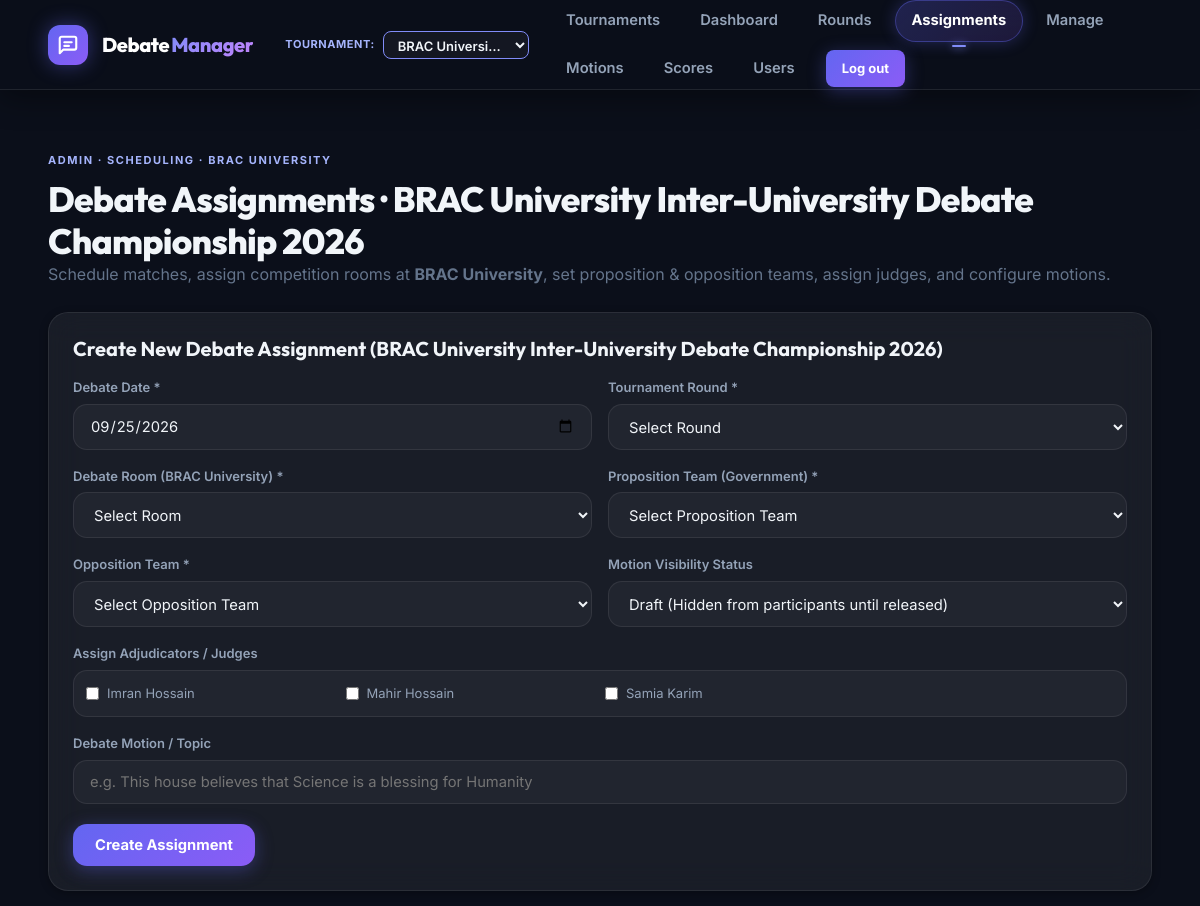
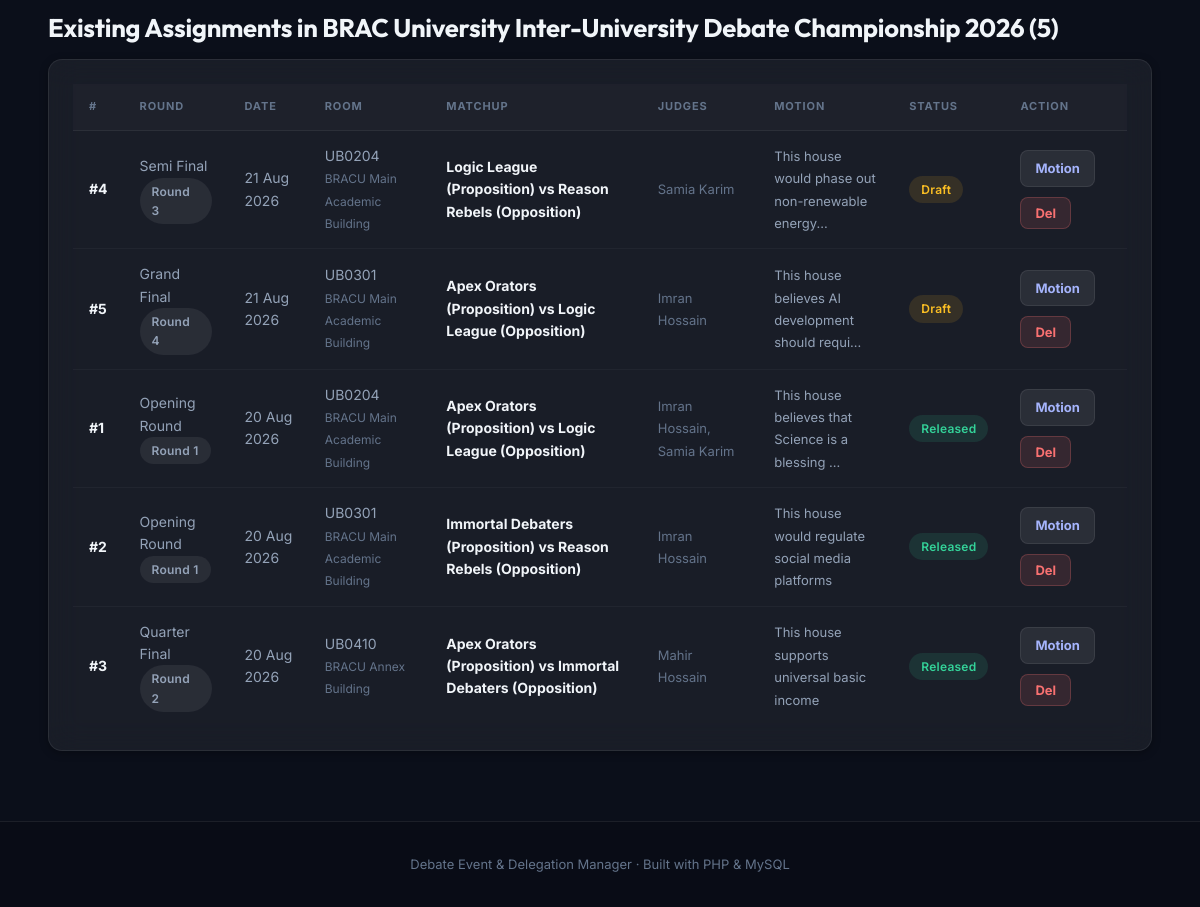
/admin/assignments.php (signed in), run on the app's committed database (2 pictures, top to bottom).
### tables this page shows
CREATE TABLE competition (
  competition_id INT AUTO_INCREMENT PRIMARY KEY,
  name VARCHAR(200) NOT NULL,
  description TEXT NULL,
  host_inst_id INT NOT NULL,
  start_date DATE NULL,
  end_date DATE NULL,
  status ENUM('upcoming','active','completed') NOT NULL DEFAULT 'active',
  created_at TIMESTAMP DEFAULT CURRENT_TIMESTAMP,
  CONSTRAINT fk_comp_institution FOREIGN KEY(host_inst_id) REFERENCES institution(inst_id) ON DELETE RESTRICT
);

CREATE TABLE institution (
  inst_id INT AUTO_INCREMENT PRIMARY KEY,
  name VARCHAR(120) NOT NULL,
  type VARCHAR(80) NOT NULL
);

CREATE TABLE judge (
  participant_id INT PRIMARY KEY,
  judge_experience VARCHAR(100),
  CONSTRAINT fk_judge_participant FOREIGN KEY(participant_id) REFERENCES participant(participant_id) ON DELETE CASCADE
);

CREATE TABLE participant (
  participant_id INT AUTO_INCREMENT PRIMARY KEY,
  email VARCHAR(160) NOT NULL UNIQUE,
  name VARCHAR(120) NOT NULL,
  phone VARCHAR(40),
  age INT,
  skill_level VARCHAR(50),
  inst_id INT NULL,
  CONSTRAINT fk_participant_inst FOREIGN KEY(inst_id) REFERENCES institution(inst_id) ON DELETE SET NULL
);

CREATE TABLE debate_assignment (
  assignment_id INT AUTO_INCREMENT PRIMARY KEY,
  date DATE NOT NULL,
  room_id INT NOT NULL,
  round_id INT NOT NULL,
  motion TEXT NULL,
  motion_status ENUM('draft','released') NOT NULL DEFAULT 'draft',
  CONSTRAINT fk_assignment_room FOREIGN KEY(room_id) REFERENCES room(room_id) ON DELETE RESTRICT,
  CONSTRAINT fk_assignment_round FOREIGN KEY(round_id) REFERENCES debate_round(round_id) ON DELETE CASCADE
);

CREATE TABLE debate_round (
  round_id INT AUTO_INCREMENT PRIMARY KEY,
  competition_id INT NOT NULL,
  round_name VARCHAR(120) NOT NULL,
  round_num INT NOT NULL,
  start_time DATETIME NOT NULL,
  CONSTRAINT fk_round_comp FOREIGN KEY(competition_id) REFERENCES competition(competition_id) ON DELETE CASCADE
);

CREATE TABLE room (
  room_id INT AUTO_INCREMENT PRIMARY KEY,
  competition_id INT NOT NULL,
  number VARCHAR(30) NOT NULL,
  building VARCHAR(120) NOT NULL,
  CONSTRAINT fk_room_comp FOREIGN KEY(competition_id) REFERENCES competition(competition_id) ON DELETE CASCADE
);

### config/bootstrap.php (called while the page is built, shortened)
<?php
require_once __DIR__ . '/database.php';
function e(?string $v): string {
    return htmlspecialchars((string)$v, ENT_QUOTES, 'UTF-8');
}
function q(string $sql, array $params = []): array {
    $s = db()->prepare($sql);
    $s->execute($params);
    return $s->fetchAll();
}
function one(string $sql, array $params = []): ?array {
    $s = db()->prepare($sql);
    $s->execute($params);
    $r = $s->fetch();
    return $r ?: null;
}
function get_competition(int $id): ?array {
    return one('SELECT c.*, i.name AS host_name, i.type AS host_type
                FROM competition c
                JOIN institution i ON i.inst_id = c.host_inst_id
                WHERE c.competition_id = ?', [$id]);
}
function current_competition_id(): int {
    if (!empty($_SESSION['admin_competition_id'])) {
        $cid = (int)$_SESSION['admin_competition_id'];
        if (get_competition($cid)) {
            return $cid;
        }
    }
    $first = one('SELECT competition_id FROM competition ORDER BY status="active" DESC, competition_id ASC LIMIT 1');
    $id = (int)($first['competition_id'] ?? 1);
    return $id;
}
function current_competition(): ?array {
    return get_competition(current_competition_id());
}

### config/database.php (called while the page is built, shortened)
<?php
function db(): PDO {
    static $pdo = null;
    if ($pdo === null) {
        $dsn = 'mysql:host=' . DB_HOST . ';dbname=' . DB_NAME . ';charset=utf8mb4';
        $pdo = new PDO($dsn, DB_USER, DB_PASS, [
            PDO::ATTR_ERRMODE => PDO::ERRMODE_EXCEPTION,
            PDO::ATTR_DEFAULT_FETCH_MODE => PDO::FETCH_ASSOC,
            PDO::ATTR_EMULATE_PREPARES => false,
        ]);
    }
    return $pdo;
}

### admin/assignments.php (the view, shortened to what this page needs)
<?php
require_once '../config/bootstrap.php';
$cid  = current_competition_id();
$comp = current_competition();
$judges = q("SELECT j.participant_id, p.name FROM judge j JOIN participant p ON p.participant_id = j.participant_id ORDER BY p.name ASC");
$existingAssignments = q('SELECT a.assignment_id, a.date, a.motion, a.motion_status,
                          r.round_name, r.round_num,
                          ro.number AS room_number, ro.building,
                          GROUP_CONCAT(DISTINCT CONCAT(t.team_name, " (", pi.side, ")") ORDER BY pi.side SEPARATOR " vs ") AS matchup,
                          GROUP_CONCAT(DISTINCT jp.name ORDER BY jp.name SEPARATOR ", ") AS judge_names
                          FROM debate_assignment a
                          JOIN debate_round r ON r.round_id = a.round_id
                          JOIN room ro ON ro.room_id = a.room_id
                          LEFT JOIN participates_in pi ON pi.assignment_id = a.assignment_id
                          LEFT JOIN team t ON t.team_id = pi.team_id
                          LEFT JOIN assignment_judge aj ON aj.assignment_id = a.assignment_id
                          LEFT JOIN participant jp ON jp.participant_id = aj.participant_id
                          WHERE r.competition_id = ?
                          GROUP BY a.assignment_id
                          ORDER BY a.date DESC, r.round_num ASC, a.assignment_id ASC', [$cid]);
include '../partials/header.php';
?>
<div class="section-head">
  <div>
    <span class="kicker">Admin &middot; Scheduling &middot; <?= e($comp['host_name'] ?? '') ?></span>
    <h1>Debate Assignments &middot; <?= e($comp['name'] ?? '') ?></h1>
    <p class="muted">Schedule matches, assign competition rooms at <strong><?= e($comp['host_name'] ?? 'University') ?></strong>, set proposition &amp; opposition teams, assign judges, and configure motions.</p>
  </div>
</div>
<div class="card">
  <h3>Create New Debate Assignment (<?= e($comp['name'] ?? '') ?>)</h3>
  <form method="post" action="assignments.php" style="margin-top: 16px;">
    <div class="form-grid">
      <div class="form-row">
        <label for="date">Debate Date *</label>
        <input type="date" id="date" name="date" required value="<?= date('Y-m-d') ?>">
      </div>
      <div class="form-row">
        <label for="round_id">Tournament Round *</label>
        <select id="round_id" name="round_id" required>
          <option value="">Select Round</option>
        </select>
      </div>
      <div class="form-row">
        <label for="room_id">Debate Room (<?= e($comp['host_name'] ?? 'Venue') ?>) *</label>
        <select id="room_id" name="room_id" required>
          <option value="">Select Room</option>
        </select>
      </div>
      <div class="form-row">
        <label for="prop_team">Proposition Team (Government) *</label>
        <select id="prop_team" name="prop_team" required>
          <option value="">Select Proposition Team</option>
        </select>
      </div>
      <div class="form-row">
        <label for="opp_team">Opposition Team *</label>
        <select id="opp_team" name="opp_team" required>
          <option value="">Select Opposition Team</option>
        </select>
      </div>
      <div class="form-row">
        <label for="motion_status">Motion Visibility Status</label>
        <select id="motion_status" name="motion_status">
          <option value="draft">Draft (Hidden from participants until released)</option>
        </select>
      </div>
      <div class="form-row full">
        <label>Assign Adjudicators / Judges</label>
        <div style="display: grid; grid-template-columns: repeat(auto-fill, minmax(200px, 1fr)); gap: 10px; padding: 12px; background: var(--bg-surface); border: 1px solid var(--glass-border); border-radius: var(--radius-md);">
          <?php foreach ($judges as $j): ?>
            <label style="font-weight: normal; cursor: pointer; display: flex; align-items: center; gap: 8px;">
              <input type="checkbox" name="judges[]" value="<?= e($j['participant_id']) ?>">
              <span><?= e($j['name']) ?></span>
            </label>
          <?php endforeach; ?>
        </div>
      </div>
      <div class="form-row full">
        <label for="motion">Debate Motion / Topic</label>
        <input type="text" id="motion" name="motion" placeholder="e.g. This house believes that Science is a blessing for Humanity">
      </div>
    </div>
    <div style="margin-top: 20px;">
      <button type="submit" class="btn">Create Assignment</button>
    </div>
  </form>
</div>
<div class="section">
  <div class="section-head">
    <h2>Existing Assignments in <?= e($comp['name'] ?? 'Tournament') ?> (<?= count($existingAssignments) ?>)</h2>
  </div>
  <div class="card table-wrap">
    <table class="table">
      <thead>
        <tr>
          <th>#</th>
          <th>Round</th>
          <th>Date</th>
          <th>Room</th>
          <th>Matchup</th>
          <th>Judges</th>
          <th>Motion</th>
          <th>Status</th>
          <th>Action</th>
        </tr>
      </thead>
      <tbody>
        <?php foreach ($existingAssignments as $a): ?>
          <tr>
            <td><strong>#<?= e($a['assignment_id']) ?></strong></td>
            <td><?= e($a['round_name']) ?><br><span class="badge gray">Round <?= e($a['round_num']) ?></span></td>
            <td><?= e(date('d M Y', strtotime($a['date']))) ?></td>
            <td><?= e($a['room_number']) ?><br><span class="muted" style="font-size:12px;"><?= e($a['building']) ?></span></td>
            <td><strong><?= e($a['matchup'] ?? 'Not set') ?></strong></td>
            <td><span class="muted" style="font-size:13px;"><?= e($a['judge_names'] ?? 'None assigned') ?></span></td>
            <td style="max-width: 200px;">
              <?php if (!empty($a['motion'])): ?>
                <span style="font-size: 13px;"><?= e(mb_strimwidth($a['motion'], 0, 50, '...')) ?></span>
              <?php else: ?>
                <span class="muted" style="font-size: 13px;">No motion set</span>
              <?php endif; ?>
            </td>
            <td>
              <?php if ($a['motion_status'] === 'released'): ?>
                <span class="badge green">Released</span>
              <?php else: ?>
                <span class="badge yellow">Draft</span>
              <?php endif; ?>
            </td>
            <td>
              <div class="actions">
                <a class="btn small secondary" href="motions.php" title="Edit Motion">Motion</a>
                <form method="post" action="assignments.php" onsubmit="return confirm('Delete Assignment #<?= $a['assignment_id'] ?> and all associated scores?');">
                  <button class="btn small danger" type="submit">Del</button>
                </form>
              </div>
            </td>
          </tr>
        <?php endforeach; ?>
      </tbody>
    </table>
  </div>
</div>
<?php include '../partials/footer.php'; ?>

### data on the page
competition: host_inst.name "BRAC UNIVERSITY", name "BRAC University Inter-University Debate Championship 2026", host_inst.name "BRAC University"
judge: participant_id.name "Imran Hossain"
judge: participant_id.name "Mahir Hossain"
judge: participant_id.name "Samia Karim"
debate_assignment: assignment_id "4", round.round_name "Semi Final", round.round_num "3", date "21 Aug 2026", room.number "UB0204", room.building "BRACU Main Academic Building", matchup "Logic League (Proposition) vs Reason Rebels (Opposition)", judge_names "Samia Karim", motion "This house would phase out non-renewable energy...", motion_status "Draft"
debate_assignment: assignment_id "5", round.round_name "Grand Final", round.round_num "4", date "21 Aug 2026", room.number "UB0301", room.building "BRACU Main Academic Building", matchup "Apex Orators (Proposition) vs Logic League (Opposition)", judge_names "Imran Hossain", motion "This house believes AI development should requi...", motion_status "Draft"
debate_assignment: assignment_id "1", round.round_name "Opening Round", round.round_num "1", date "20 Aug 2026", room.number "UB0204", room.building "BRACU Main Academic Building", matchup "Apex Orators (Proposition) vs Logic League (Opposition)", judge_names "Imran Hossain, Samia Karim", motion "This house believes that Science is a blessing ...", motion_status "Released"
debate_assignment: assignment_id "2", round.round_name "Opening Round", round.round_num "1", date "20 Aug 2026", room.number "UB0301", room.building "BRACU Main Academic Building", matchup "Immortal Debaters (Proposition) vs Reason Rebels (Opposition)", judge_names "Imran Hossain", motion "This house would regulate social media platforms", motion_status "Released"
debate_assignment: assignment_id "3", round.round_name "Quarter Final", round.round_num "2", date "20 Aug 2026", room.number "UB0410", room.building "BRACU Annex Building", matchup "Apex Orators (Proposition) vs Immortal Debaters (Opposition)", judge_names "Mahir Hossain", motion "This house supports universal basic income", motion_status "Released"

### other printed values
count($existingAssignments) "5"
form field competition_id "BRAC University Inter-University Debate Championship 2026 (BRAC University)"
